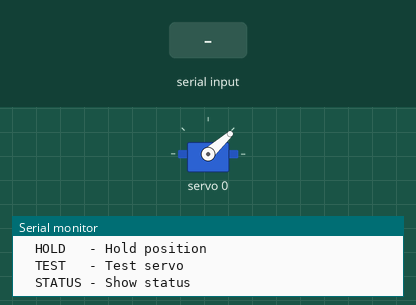
A sketch run on a simulated ESP32. Parts: servo, the last lines printed to the serial monitor. The inputs (shaded band) are chosen by the test bench.

Above: at 1.3 s.
1.4 s: "DROP\n" received over Serial
At 2.3 s:
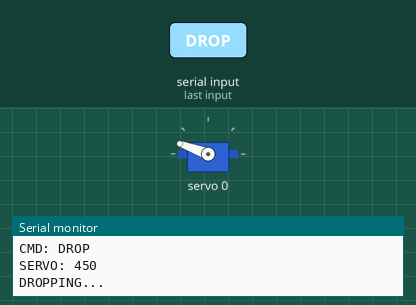
5.9 s: "TEST\n" received over Serial
At 7.4 s:
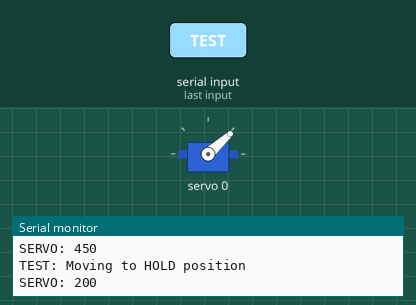
Timing chart, 0 to 8.9 s (numbered marks = the images above; inputs shaded):
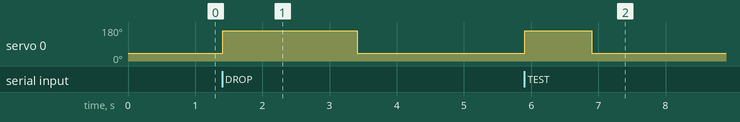

The sketch:

esp32_payload.ino
```cpp
/*
 * ESP32 Payload Drop Controller
 *
 * Controls servo via PCA9685 PWM driver for payload delivery.
 * Receives commands via Serial (USB) from companion computer.
 *
 * Commands (Serial):
 *   DROP    - Execute drop sequence
 *   HOLD    - Set servo to hold position
 *   TEST    - Test servo movement
 *   STATUS  - Get current status
 *
 * Hardware:
 *   ESP32 <-> PCA9685 (I2C: SDA=21, SCL=22)
 *   PCA9685 -> Servo (Channel 0)
 *
 * Author: Nidar Project
 */

#include <Wire.h>
#include <Adafruit_PWMServoDriver.h>

// ==================== CONFIGURATION ====================

// PCA9685 Settings
#define PCA9685_ADDRESS 0x40      // Default I2C address
#define SERVO_CHANNEL   0         // Which channel servo is connected to
#define SERVO_FREQ      50        // 50Hz for standard servos

// Servo PWM values (adjust for your servo)
// PCA9685 uses 12-bit values (0-4095) for duty cycle
// For 50Hz: 4096 steps = 20ms period
// 1ms pulse = ~205, 2ms pulse = ~410
#define SERVO_MIN       150       // ~0.75ms - Minimum position
#define SERVO_MAX       600       // ~3ms - Maximum position
#define SERVO_HOLD      200       // Hold/locked position
#define SERVO_DROP      450       // Drop/release position

// Timing
#define DROP_DURATION_MS  2000    // Time to stay in drop position
#define SERIAL_BAUD       115200  // Serial communication speed

// I2C Pins (ESP32 default)
#define I2C_SDA 21
#define I2C_SCL 22

// ==================== GLOBALS ====================

Adafruit_PWMServoDriver pwm = Adafruit_PWMServoDriver(PCA9685_ADDRESS);

bool servoInitialized = false;
int currentPosition = SERVO_HOLD;
int dropCount = 0;

// ==================== FUNCTIONS ====================

void setServoPosition(int position) {
    if (!servoInitialized) {
        Serial.println("ERROR: Servo not initialized");
        return;
    }

    // Clamp to valid range
    position = constrain(position, SERVO_MIN, SERVO_MAX);

    pwm.setPWM(SERVO_CHANNEL, 0, position);
    currentPosition = position;

    Serial.print("SERVO: ");
    Serial.println(position);
}

void executeHold() {
    Serial.println("CMD: HOLD");
    setServoPosition(SERVO_HOLD);
    Serial.println("OK: HOLD");
}

void executeDrop() {
    Serial.println("CMD: DROP");

    // Move to drop position
    setServoPosition(SERVO_DROP);
    Serial.println("DROPPING...");

    // Wait for payload to release
    delay(DROP_DURATION_MS);

    // Return to hold position
    setServoPosition(SERVO_HOLD);

    dropCount++;
    Serial.print("OK: DROP #");
    Serial.println(dropCount);
}

void executeTest() {
    Serial.println("CMD: TEST");

    // Move to drop position
    Serial.println("TEST: Moving to DROP position");
    setServoPosition(SERVO_DROP);
    delay(1000);

    // Return to hold position
    Serial.println("TEST: Moving to HOLD position");
    setServoPosition(SERVO_HOLD);
    delay(500);

    Serial.println("OK: TEST COMPLETE");
}

void printStatus() {
    Serial.println("--- STATUS ---");
    Serial.print("Initialized: ");
    Serial.println(servoInitialized ? "YES" : "NO");
    Serial.print("Position: ");
    Serial.println(currentPosition);
    Serial.print("Drops: ");
    Serial.println(dropCount);
    Serial.print("Hold PWM: ");
    Serial.println(SERVO_HOLD);
    Serial.print("Drop PWM: ");
    Serial.println(SERVO_DROP);
    Serial.println("--------------");
}

void processCommand(String cmd) {
    cmd.trim();
    cmd.toUpperCase();

    if (cmd == "DROP") {
        executeDrop();
    } else if (cmd == "HOLD") {
        executeHold();
    } else if (cmd == "TEST") {
        executeTest();
    } else if (cmd == "STATUS") {
        printStatus();
    } else if (cmd.length() > 0) {
        Serial.print("ERROR: Unknown command: ");
        Serial.println(cmd);
        Serial.println("Valid commands: DROP, HOLD, TEST, STATUS");
    }
}

// ==================== SETUP ====================

void setup() {
    // Initialize Serial
    Serial.begin(SERIAL_BAUD);
    delay(100);

    Serial.println();
    Serial.println("================================");
    Serial.println("ESP32 Payload Drop Controller");
    Serial.println("================================");

    // Initialize I2C
    Wire.begin(I2C_SDA, I2C_SCL);

    // Initialize PCA9685
    Serial.print("Initializing PCA9685... ");
    pwm.begin();
    pwm.setOscillatorFrequency(27000000);  // Internal oscillator
    pwm.setPWMFreq(SERVO_FREQ);
    delay(10);

    Serial.println("OK");
    servoInitialized = true;

    // Set initial position
    Serial.println("Setting servo to HOLD position");
    setServoPosition(SERVO_HOLD);

    Serial.println();
    Serial.println("Ready for commands:");
    Serial.println("  DROP   - Drop payload");
    Serial.println("  HOLD   - Hold position");
    Serial.println("  TEST   - Test servo");
    Serial.println("  STATUS - Show status");
    Serial.println();
}

// ==================== LOOP ====================

void loop() {
    // Check for serial commands
    if (Serial.available()) {
        String cmd = Serial.readStringUntil('\n');
        processCommand(cmd);
    }

    // Small delay to prevent CPU hogging
    delay(10);
}
```

Measured:
- after the input at 1.4 s, servo 0: 42° → 160° at once, → 42° 2.0 s later
- after the input at 5.9 s, servo 0: 42° → 160° at once, → 42° 1.0 s later
